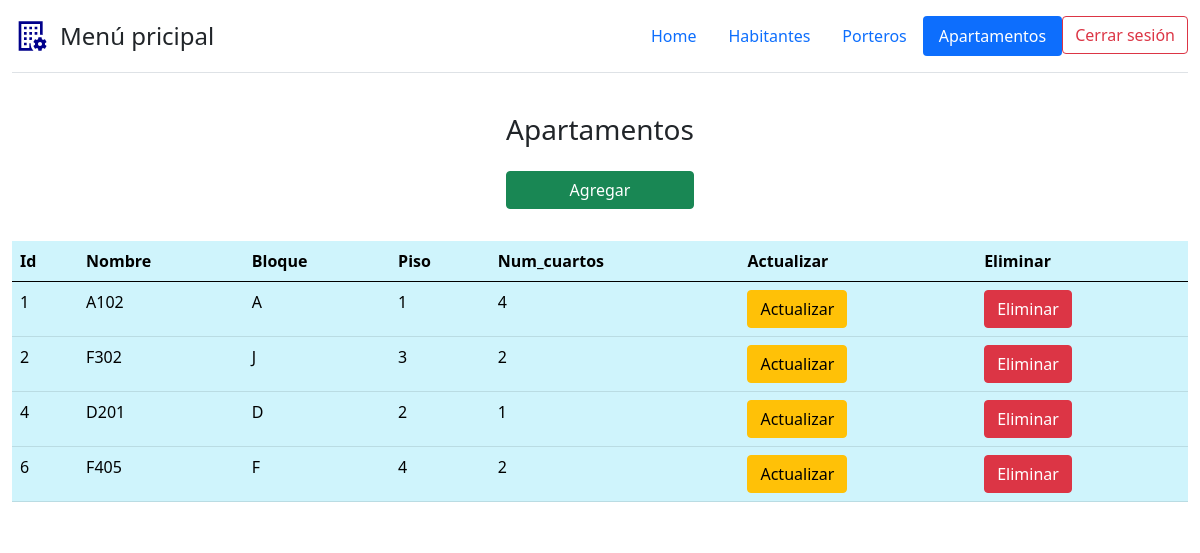
Screenshot of /sections/apartamento/principalApto.php with the database file from the repository.
### tables this page shows
CREATE TABLE `apartamentos` (
  `id` int(11) NOT NULL,
  `nombre` varchar(100) NOT NULL,
  `bloque` varchar(100) NOT NULL,
  `piso` varchar(50) NOT NULL,
  `num_cuartos` varchar(50) NOT NULL
);

### sections/apartamento/principalApto.php (the view, shortened to what this page needs)
<?php
require_once("../../conexion.php");
$comando = $con->prepare("SELECT * FROM apartamentos ORDER BY id ASC");
$comando->execute();
$resultado = $comando->fetchAll(PDO::FETCH_ASSOC);
?>
<!doctype html>
<html lang="en">
  <head>
    <link href="https://cdn.jsdelivr.net/npm/bootstrap@5.0.2/dist/css/bootstrap.min.css" rel="stylesheet">
  </head>
  <body class="">
    <div class="container-fluid bg-white">
        <div class="row">
            <div class="col">
                <header class="d-flex flex-wrap justify-content-center py-3 mb-4 border-bottom">
                    <p href="/" class="d-flex align-items-center mb-3 mb-md-0 me-md-auto text-dark text-decoration-none">
                        <img src="../../img/edificio.svg" alt="" class="bi me-2" width="40" height="32">
                        <span class="fs-4">Menú pricipal</span>
                    </p>
                    <ul class="nav nav-pills">
                        <li class="nav-item"><a href="../../home.php" class="nav-link " >Home</a></li>
                        <li class="nav-item"><a href="../habitante/principalHabitante.php" class="nav-link" aria-current="page">Habitantes</a></li>
                        <li class="nav-item"><a href="../portero/principalPortero.php" class="nav-link">Porteros</a></li>
                        <li class="nav-item"><a href="principalApto.php" class="nav-link active">Apartamentos</a></li>
                        <li class="nav-item"><a href="../../index.php" class="btn btn-outline-danger"">Cerrar sesión</a></li>
                    </ul>
                </header>
            </div>
        </div>
        <div class="row py-3">
            <div class="col mx-auto d-flex align-items-center">
                <h3 class="mx-auto">Apartamentos <br>
                    <a href="agregarApto.php" type="button" class="btn btn-success d-flex align-items-center mt-4 mx-auto text-center justify-content-center">Agregar</a>
                </h3>
            </div>
        </div>
        <div class="row py-2">
            <div class="col">
                <table class="table table-info">
                    <thead>
                        <tr class="">
                            <th class="">Id</th>
                            <th class="">Nombre</th>
                            <th class="">Bloque</th>
                            <th class="">Piso</th>
                            <th class="">Num_cuartos</th>
                            <th>Actualizar</th>
                            <th>Eliminar</th>
                        </tr>
                    </thead>
                    <tbody>
                         <?php
                        foreach($resultado as $columna){
                        ?>
                        <tr>
                            <td><?php echo $columna['id']?></td>
                            <td><?php echo $columna['nombre']?></td>
                            <td><?php echo $columna['bloque']?></td>
                            <td><?php echo $columna['piso']?></td>
                            <td><?php echo $columna['num_cuartos']?></td>
                            <td><a href="actualizarApto.php?id=<?php echo $columna['id']?>" class="btn btn-warning">Actualizar</a></td>
                            <td><a href="eliminarApto.php?id=<?php echo $columna['id']?>" class="btn btn-danger">Eliminar</a></td>
                        </tr>
                        <?php  } ?>
                    </tbody>
                </table>
            </div>
        </div>
    </div>
  </body>
</html>

### rows the page displays
apartamentos: id "1", nombre "A102", bloque "A", piso "1", num_cuartos "4"
apartamentos: id "2", nombre "F302", bloque "J", piso "3", num_cuartos "2"
apartamentos: id "4", nombre "D201", bloque "D", piso "2", num_cuartos "1"
apartamentos: id "6", nombre "F405", bloque "F", piso "4", num_cuartos "2"
